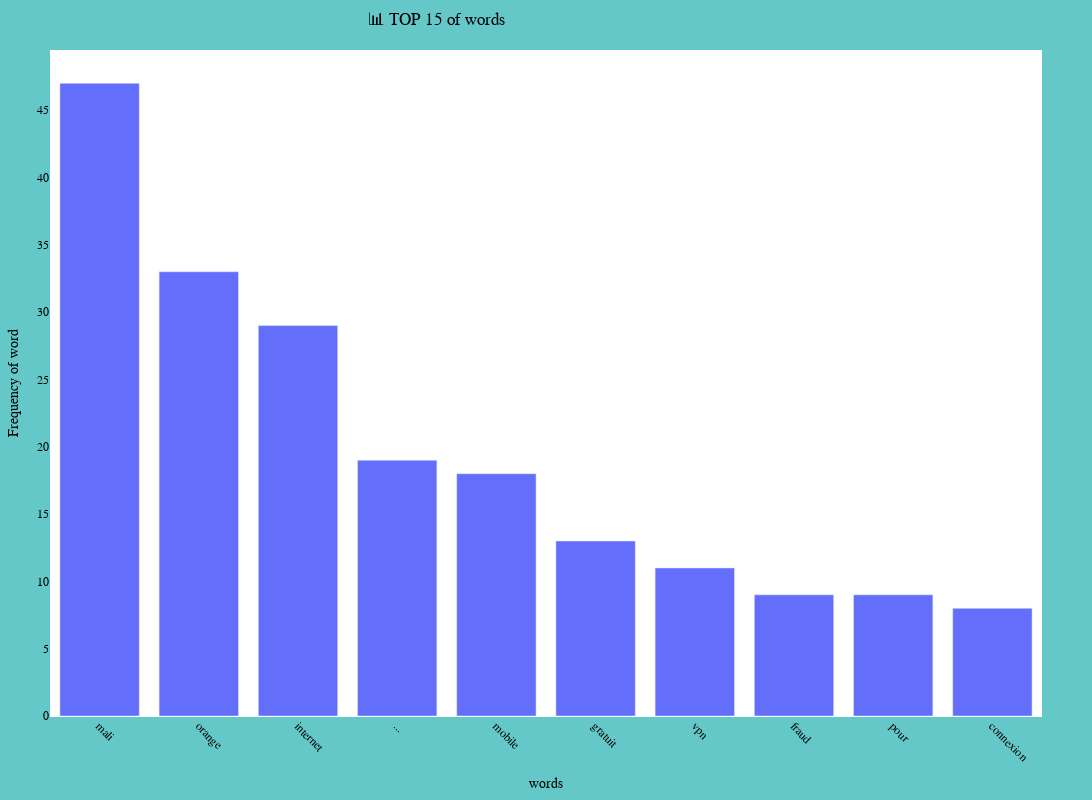

Notebook source saved alongside this figure:
### Code cell
fig = px.bar(goog_process, x = 'word', y = 'count', 
width=1400, height=800 )
fig.update_layout(
xaxis_title='words',
yaxis_title='Frequency of word',
plot_bgcolor='white',  # Transparent plot background
paper_bgcolor='rgb(100,200,200)',  # White background
font=dict(family='Arial', size=12, color='black'),  # Font style
margin=dict(l=50, r=50, t=50, b=50),  # Setting margins
xaxis=dict(tickangle=45),  # Rotating x-axis labels
yaxis=dict(tickformat=',d'),  # Adding comma to y-axis labels for thousands separator, 
title = '📊 TOP 15 of words',
title_x = 0.4
)

### Figure 1 — Plotly figure (JSON) as saved in the notebook; plotly's stock layout.template omitted (floating-point values rounded to 4 significant figures)
{"data": [{"alignmentgroup": "True", "hovertemplate": "word=%{x}<br>count=%{y}<extra></extra>", "legendgroup": "", "marker": {"color": "#636efa", "pattern": {"shape": ""}}, "name": "", "offsetgroup": "", "orientation": "v", "showlegend": false, "textposition": "auto", "type": "bar", "x": ["mali", "orange", "internet", "...", "mobile", "gratuit", "vpn", "fraud", "pour", "connexion"], "xaxis": "x", "y": [47, 33, 29, 19, 18, 13, 11, 9, 9, 8], "yaxis": "y"}], "layout": {"barmode": "relative", "font": {"color": "black", "family": "Arial", "size": 12}, "height": 800, "legend": {"tracegroupgap": 0}, "margin": {"b": 50, "l": 50, "r": 50, "t": 50}, "paper_bgcolor": "rgb(100,200,200)", "plot_bgcolor": "white", "title": {"text": "📊 TOP 15 of words", "x": 0.4}, "width": 1400, "xaxis": {"anchor": "y", "domain": [0, 1], "tickangle": 45, "title": {"text": "words"}}, "yaxis": {"anchor": "x", "domain": [0, 1], "tickformat": ",d", "title": {"text": "Frequency of word"}}}}
